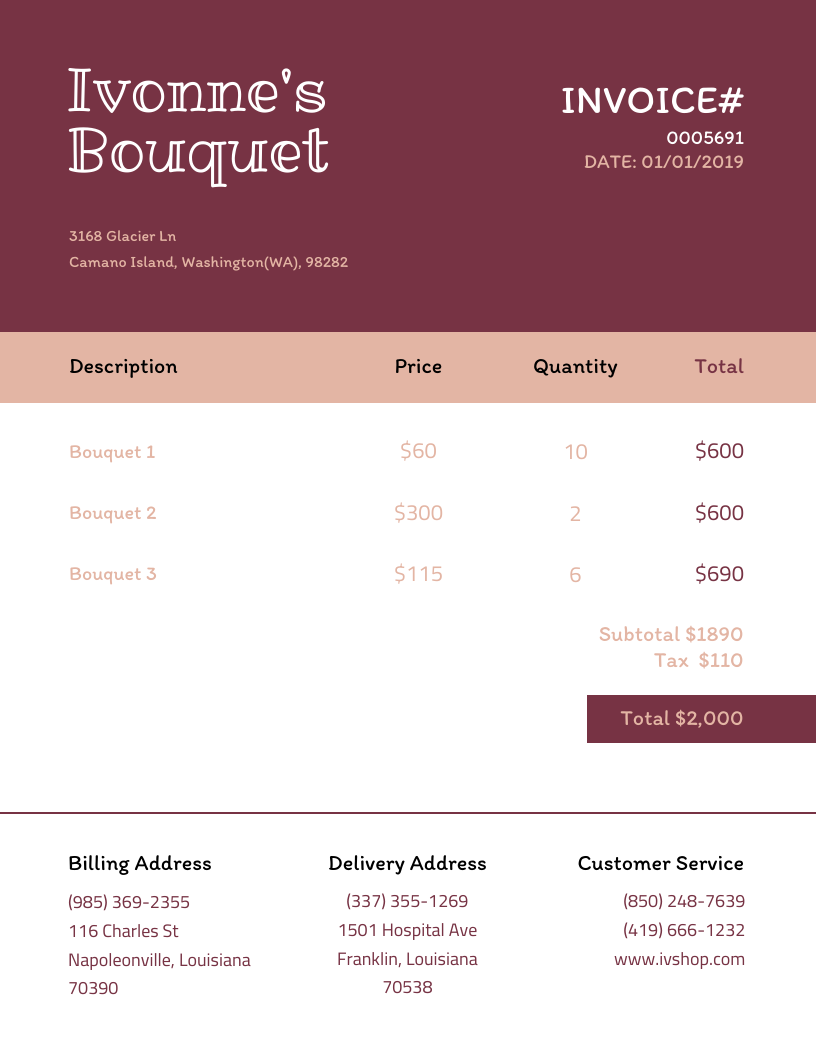
#> input picture invoices/test.png, 816 x 1056 px
$ python -i ocr_extract.py   (imports and definitions only)
#> lines starting #> are read from the running program, lines starting #| are printed output that depends on the picture; after the words box and inside, x2 and y2 are one past the last pixel; in counts of white or black regions, pixels touching at a corner belong together
#> further down, picture is the input picture: shape (1056, 816, 3); mean B, G, R 187.1, 182.8, 208.1
import os
import re
import sys
import argparse
import shutil
import cv2
import pytesseract
import pandas as pd

# ================= CONFIG =================
OCR_CONFIG = r"--oem 3 --psm 6"
INPUT_FOLDER = "invoices"
OUTPUT_FOLDER = "outputs"
SUMMARY_FILE = "invoices_summary.csv"
LINE_ITEMS_FILE = "invoice_line_items.csv"

# ================= UTILS =================
def ensure_dirs(path: str):
    os.makedirs(path, exist_ok=True)

# [10 lines left out: functions find_tesseract, load_image, not called in this run]

# ================= PREPROCESS =================
def preprocess_image(img, upscale=2.0):
    """Preprocess image for OCR"""
#> called with upscale = 2
    if upscale != 1:
        img = cv2.resize(img, None, fx=upscale, fy=upscale, interpolation=cv2.INTER_CUBIC)
    gray = cv2.cvtColor(img, cv2.COLOR_BGR2GRAY)
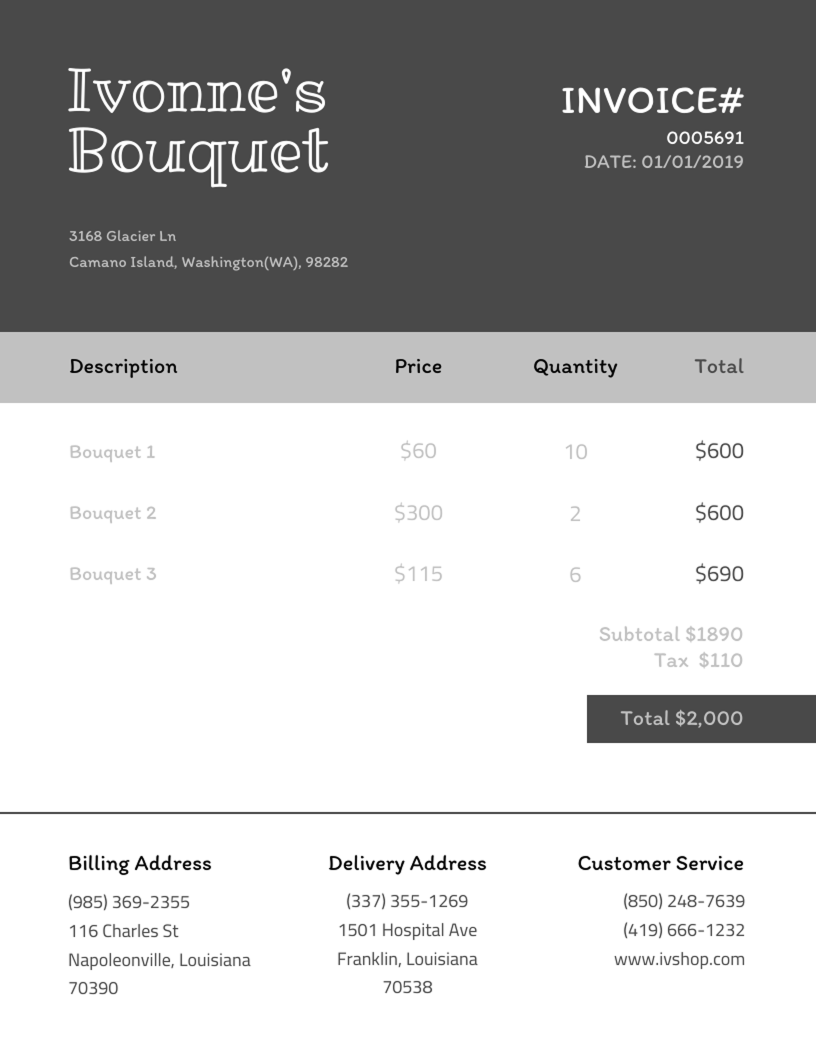
#> gray: shape (2112, 1632) (shown at 1/2 size); min 0, max 255, mean 190.6
    clahe = cv2.createCLAHE(clipLimit=2.0, tileGridSize=(8,8))
    gray = clahe.apply(gray)
    gray = cv2.medianBlur(gray, 3)
    th = cv2.adaptiveThreshold(gray, 255, cv2.ADAPTIVE_THRESH_GAUSSIAN_C,
                               cv2.THRESH_BINARY, 31, 10)
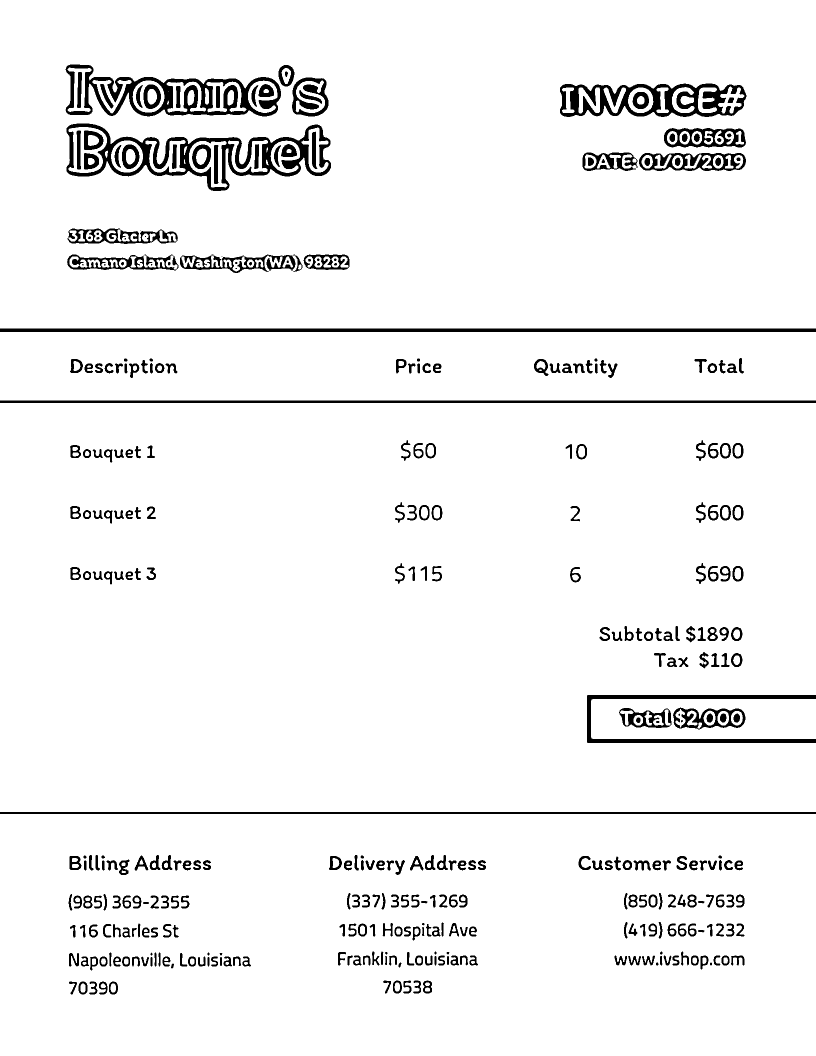
#> th: shape (2112, 1632) (shown at 1/2 size); 94.9% white; 386 black regions (16 under 20 px), largest, box (x1, y1, x2, y2) and area: (133, 247, 662, 382) 16563, (131, 129, 562, 233) 13890, (1120, 167, 1493, 234) 12067
    th = cv2.fastNlMeansDenoising(th, None, 30, 7, 21)
    return th

# ================= PARSING HELPERS =================
TOTAL_PATTERNS = [r"(gross\s*amount|net\s*amount|total\s*amount|amount\s*due|grand\s*total|total)\s*[:\-]?\s*(?:Rs\.?|रु\.?|NPR|₹)?\s*([0-9][0-9,]*\.?[0-9]{0,2})"]

# [90 lines left out: functions find_first, extract_total, parse_line_items, process_image, process_folder, main, not called in this run]

# [2 lines not run here, left out]

>>> import cv2
>>> picture = cv2.imread('invoices/test.png')
>>> result = preprocess_image(picture)
